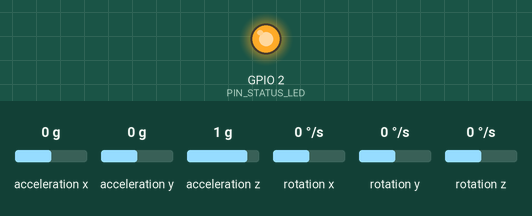
This sketch was run on a simulated ESP32. Parts: output pins drawn as LEDs (lit = HIGH). The test bench sets the inputs (shaded band); at power-on: acceleration x 0 g, acceleration y 0 g, acceleration z 1 g, rotation x 0 °/s, rotation y 0 °/s, rotation z 0 °/s. What the sketch prints to the serial monitor is not drawn.

Above: at 1.2 s.
At 2.2 s:
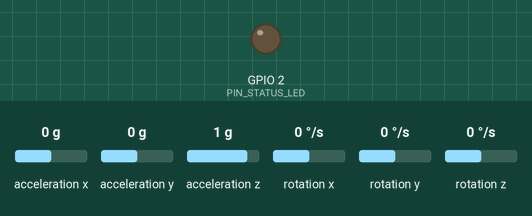
Timing chart, 0 to 3.7 s (numbered marks = the images above):
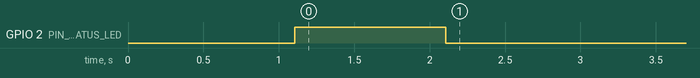

The sketch:

Hardware_Test_MPU6050.ino
```cpp
/**
 * Hardware_Test_MPU6050.ino - Test cảm biến gia tốc và góc nghiêng MPU6050
 *
 * Mở Serial Monitor với tốc độ 115200.
 *  - Giữ mạch đứng yên trong 2-3 giây đầu tiên để thực hiện quá trình hiệu chuẩn (calibration).
 *  - Nghiêng mạch sang trái, phải, trước, sau để xem sự thay đổi góc độ.
 */

#include "TestPins.h"
#include <Wire.h>
#include <MPU6050_light.h>

MPU6050 mpu(Wire);
unsigned long lastUpdateMs = 0;

void setup() {
  Serial.begin(115200);
  delay(1000);
  Serial.println(F("\n=== HỘP ĐEN - TEST CẢM BIẾN MPU6050 ==="));

  Wire.begin(PIN_I2C_SDA, PIN_I2C_SCL);
  delay(100);

  byte status = mpu.begin();
  if (status != 0) {
    Serial.print(F("[FAIL] Không kết nối được với MPU6050. Mã lỗi: "));
    Serial.println(status);
    Serial.println(F("-> Vui lòng kiểm tra lại chân SDA (21) và SCL (22), nguồn cấp (3.3V) và địa chỉ của chip."));
    while (1) {
      delay(1000);
    }
  }

  Serial.println(F("[PASS] Tìm thấy cảm biến MPU6050."));
  Serial.println(F("Đang tiến hành hiệu chuẩn nhanh (VUI LÒNG ĐỂ THIẾT BỊ ĐỨNG YÊN HOÀN TOÀN)..."));

  // Nháy nhẹ led báo hiệu hiệu chuẩn
  pinMode(PIN_STATUS_LED, OUTPUT);
  digitalWrite(PIN_STATUS_LED, HIGH);
  mpu.calcOffsets(true, true);
  digitalWrite(PIN_STATUS_LED, LOW);

  Serial.println(F("Hiệu chuẩn XONG! Bắt đầu đọc dữ liệu:"));
  Serial.println(F("-----------------------------------------------------------------"));
  Serial.println(F("Gia tốc Accel (X, Y, Z) [g]   |   Góc xoay Angle (Roll, Pitch) [độ]"));
  Serial.println(F("-----------------------------------------------------------------"));
}

void loop() {
  mpu.update();

  if (millis() - lastUpdateMs >= 300) { // Cập nhật thông số lên màn hình mỗi 300ms
    lastUpdateMs = millis();

    Serial.print(F("Acc: "));
    Serial.print(mpu.getAccX(), 2);   Serial.print(F(", "));
    Serial.print(mpu.getAccY(), 2);   Serial.print(F(", "));
    Serial.print(mpu.getAccZ(), 2);   Serial.print(F(" \t| Ang: "));
    Serial.print(mpu.getAngleX(), 1); Serial.print(F(", "));
    Serial.println(mpu.getAngleY(), 1);
  }
}
```

TestPins.h
```cpp
/**
 * TestPins.h - Chân GPIO khớp PCB Altium (dùng cho sketch test phần cứng)
 */
#ifndef TEST_PINS_H
#define TEST_PINS_H

#define PIN_STATUS_LED   2     // D2 (STATUS)
#define PIN_PIR_LED      12    // D12 (Cần hàn dây câu sang net PIR trên PCB)
#define PIN_BUZZER       4     // D4 (BIP loa)

#define PIN_I2C_SDA      21    // SDA MPU/LCD
#define PIN_I2C_SCL      22    // SCL MPU/LCD

#define PIN_SD_CS        5     // CS thẻ SD
#define PIN_SD_SCK       18    // SCK thẻ SD
#define PIN_SD_MISO      19    // MISO thẻ SD
#define PIN_SD_MOSI      23    // MOSI thẻ SD

#define PIN_GPS_RX       17    // RX2 (nhận từ GPS TX - cần câu dây)
#define PIN_GPS_TX       16    // TX2 (gửi sang GPS RX - cần câu dây)

#define PIN_SIM_RST      25    // RST SIM
#define PIN_SIM_RX       26    // RX1 (nhận từ SIM TX)
#define PIN_SIM_TX       27    // TX1 (gửi sang SIM RX)

#define GPS_BAUD         9600
#define SIM_BAUD         115200

#endif
```
